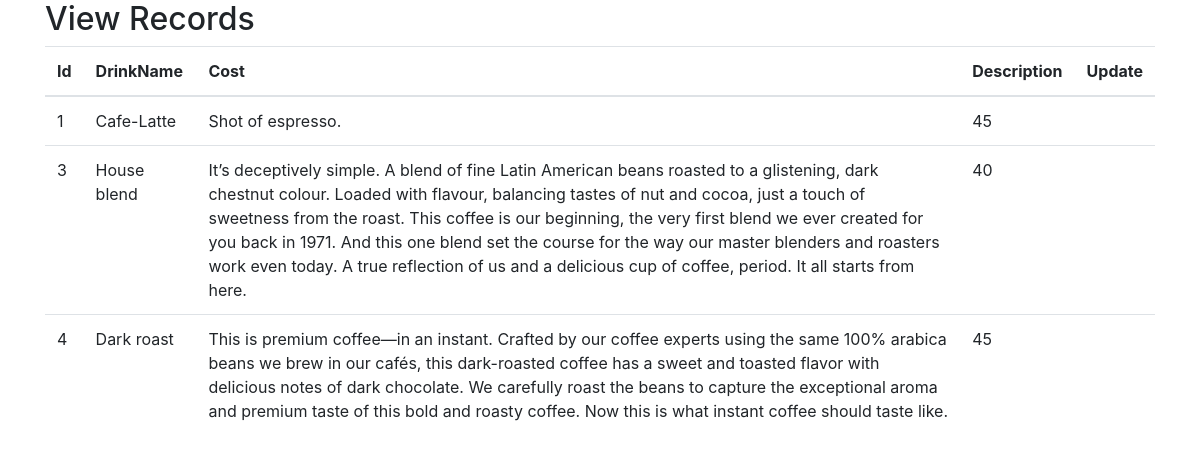
/EditINDrinks.php, run on the app's committed database.
### tables this page shows
CREATE TABLE `drinkmenu` (
  `id` int(20) NOT NULL,
  `drinkname` varchar(30) NOT NULL,
  `cost` int(20) NOT NULL,
  `image` varchar(30) NOT NULL,
  `description` text NOT NULL,
  `drinktype` int(20) NOT NULL
);

### EditDrinks.php (called while the page is built, shortened)
<?php
	class Customers
	{
		private $servername = "localhost";
		private $username   = "root";
		private $password   = "";
		private $database   = "CoffeeShop";
		public  $con;
		public function __construct()
		{
		    $this->con = new mysqli($this->servername, $this->username,$this->password,$this->database);
		    if(mysqli_connect_error()) {
			 trigger_error("Failed to connect to MySQL: " . mysqli_connect_error());
		    }else{
			return $this->con;
		    }
		}
		public function displayData()
		{
		    $query = "SELECT * FROM drinkmenu";
		    $result = $this->con->query($query);
		if ($result->num_rows > 0) {
		    $data = array();
		    while ($row = $result->fetch_assoc()) {
		           $data[] = $row;
		    }
			 return $data;
		    }else{
			 echo "No found records";
		    }
		}
	}
?>

### EditINDrinks.php (the view, shortened to what this page needs)
<?php
  include 'EditDrinks.php';
  $customerObj = new Customers();
?>
<!DOCTYPE html>
<html lang="en">
<head>
  <link rel="stylesheet" href="https://maxcdn.bootstrapcdn.com/bootstrap/4.5.2/css/bootstrap.min.css">
  <link rel="stylesheet" href="https://pro.fontawesome.com/releases/v5.10.0/css/all.css"/>
</head>
<body>
<div class="container">
  <h2>View Records
   </h2>
  <table class="table table-hover">
    <thead>
      <tr>
        <th>Id</th>
        <th>DrinkName</th>
        <th>Cost</th>
        <th>Description</th>
        <th>Update</th>
      </tr>
    </thead>
    <tbody>
        <?php
          $customers = $customerObj->displayData();
          foreach ($customers as $customer) {
        ?>
        <tr>
          <td><?php echo $customer['id'] ?></td>
          <td><?php echo $customer['drinkname'] ?></td>
          <td><?php echo $customer['description'] ?></td>
          <td><?php echo $customer['cost'] ?></td>
          <td>
          </td>
        </tr>
      <?php } ?>
    </tbody>
  </table>
</div>
</body>
</html>

### data on the page
drinkmenu: id "1", drinkname "Cafe-Latte", description "Shot of espresso.", cost "45"
drinkmenu: id "3", drinkname "House blend", description "It’s deceptively simple. A blend of fine Latin American beans roasted to a glistening, dark chestnut colour. Loaded with flavour, balancing tastes of nut and cocoa, just a touch of sweetness from the roast. This coffee is our beginning, the very first blend we ever created for you back in 1971. And this one blend set the course for the way our master blenders and roasters work even today. A true reflection of us and a delicious cup of coffee, period. It all starts from here.", cost "40"
drinkmenu: id "4", drinkname "Dark roast", description "This is premium coffee—in an instant. Crafted by our coffee experts using the same 100% arabica beans we brew in our cafés, this dark-roasted coffee has a sweet and toasted flavor with delicious notes of dark chocolate. We carefully roast the beans to capture the exceptional aroma and premium taste of this bold and roasty coffee. Now this is what instant coffee should taste like.", cost "45"
